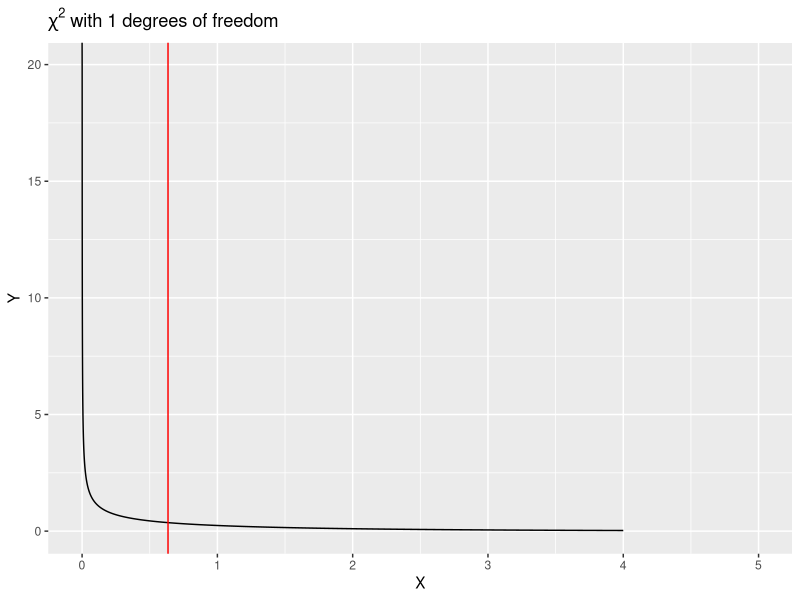

Write R code to recreate this figure.
## ---- chunk 1
knitr::opts_chunk$set(comment = NA,echo=FALSE,message=FALSE,warning = FALSE)
## ---- chunk 2
df <- data.frame(Tumour.Did.Not.Shrink = c(44,24), Tumour.Did.Shrink = c(40,16))
rownames(df) <- c("Treatment","Placebo")
library(knitr)
kable(df)
## ---- chunk 3
kable(df)
## ---- chunk 4
df2 <- cbind(df, rowSums(df))
df2 <- rbind(df2, colSums(df))
colnames(df2)[3] <- rownames(df2)[3] <- "Total"
kable(df2)
## ---- chunk 5
csq <- chisq.test(df,correct = FALSE)
kable(df)
## ---- chunk 6
kable(round(csq$expected,1))
## ---- chunk 7
library(ggplot2)
degf <- csq$parameter

xmax <- max(4,csq$statistic)
xs <- seq(0, xmax, length.out = 10000)
df <- data.frame(X = xs, Y = dchisq(xs,degf))

title <- substitute(paste(chi^2, " with ", degf, " degrees of freedom"),list(degf=degf))

p <- ggplot(df, aes(x=X,y=Y)) + geom_line() + geom_vline(xintercept=csq$statistic,col="red") + xlim(0,xmax+1) + ggtitle(title)
p
pval <- round(csq$p.value,2)

## ---- chunk 8
df <- data.frame(Tumour.Did.Not.Shrink = c(8,9), Tumour.Did.Shrink = c(3,4))
rownames(df) <- c("Treatment","Placebo")
df2 <- cbind(df, rowSums(df))
df2 <- rbind(df2, colSums(df))
colnames(df2)[3] <- rownames(df2)[3] <- "Total"
kable(df2)
## ---- chunk 9
exp <- round(chisq.test(df)$expected,1)

## ---- chunk 10
kable(exp)
pv <- fisher.test(df)$p.value
## ---- chunk 11
df <- data.frame(Tumour.Did.Not.Shrink = c(18,15,11), Tumour.Did.Shrink = c(5,14,21))
rownames(df) <- c("Grade 1","Grade 2", "Grade 3")
df2 <- cbind(df, rowSums(df))
df2 <- rbind(df2, colSums(df))
colnames(df2)[3] <- rownames(df2)[4] <- "Total"
kable(df2)
## ---- chunk 12
kable(df2)
## ---- chunk 13
exp <- round(chisq.test(df)$expected,1)
exp
## ---- chunk 14

